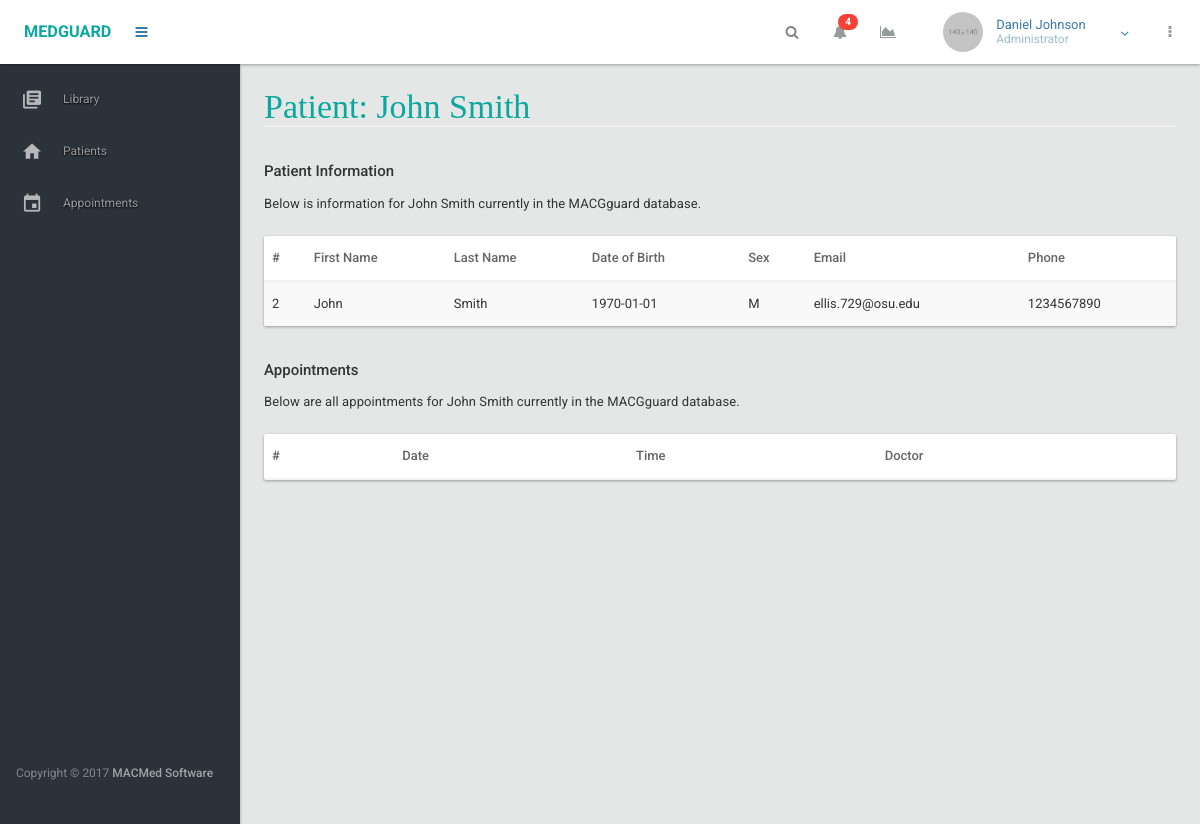
/patients/2 (signed in), run on the app's committed database.
### models.py (models this page shows, shortened)
class Users(db.Model):
	__tablename__ = 'users'
	user_id = db.Column(db.Integer, primary_key=True)
	last_name = db.Column(db.String(20), nullable=False)
	first_name = db.Column(db.String(20), nullable=False)
	sex = db.Column(db.String(1), nullable=False)
	dob = db.Column(db.Date, nullable=False)
	username = db.Column(db.String, unique=True, nullable=False)
	password = db.Column(db.String, nullable=False) # TODO Need this to be salted, etc
	email = db.Column(db.String, unique=True, nullable=False)
	phone_num = db.Column(db.String(10))
	user_level = db.relationship('User_level', backref='role')
	appts = db.relationship('PatientAppt', foreign_keys='PatientAppt.patient_id', backref='appts')
	doc = db.relationship('PatientAppt', foreign_keys='PatientAppt.doctor_id', backref='doc')

### views.py (the view)
@app.route('/patients/<user_id>')
@login_required
def view_single_patient(user_id):
	data = Users.query.filter(Users.user_id == user_id).first()
	return render_template('patients-single.html', main_nav = render_nav('main'), data=data, page_title='Patient: ' + data.first_name + ' ' + data.last_name)

### controller.py (called while the page is built)
def get_user_role(user_id):
	user = Users.query.filter_by(user_id=user_id).first()
	if user is not None:
		return 1
	else:
		return False

### nav.py (called while the page is built)
def render_nav(location):
	if location == "main":
		return render_nav_main()

def render_nav_main():
	links = []
	user_id = session['user_id']
	role = get_user_role(user_id)
	for page in PAGE_ACCESS[role]:
		links.append(mg_get_link(page))
	return links

def mg_get_link(link):
	ret_vals = {}
	if link is 'patients':
		ret_vals['url'] = url_for('view_patients')
		ret_vals['name'] = 'Patients'
		ret_vals['icon'] = 'home'
	elif link == 'library':
		ret_vals['url'] = url_for('view_library')
		ret_vals['name'] = 'Library'
		ret_vals['icon'] = 'my-library-books'
	elif link == 'appointments':
		ret_vals['url'] = url_for('view_appointments')
		ret_vals['name'] = 'Appointments'
		ret_vals['icon'] = 'event'
	elif link == 'patient_data':
		ret_vals['url'] = url_for('view_appointments')
		ret_vals['name'] = 'Appointments'
		ret_vals['icon'] = 'event'
	return ret_vals

### views.py (called while the page is built)
def login_required(test):
	@wraps(test)
	def wrap(*args, **kwargs):
		if 'logged_in' in session:
			return test(*args, **kwargs)
		else:
			flash('You need to login first')
			return redirect(url_for('login'))
	return wrap

### templates/patients-single.html (shortened to what this page needs)
{% extends "dashboard.html" %}
{% block content %}
<div class="row">
	<div class="col-lg-12">
		<h4>Patient Information</h4>
	</div>
	<div class="col-md-8">
		<article class="margin-bottom-xxl">
			<p>
				Below is information for {{ data.first_name }} {{ data.last_name }} currently in the MACGguard database.
			</p>
		</article>
	</div>
	<div class="col-lg-12">
		<div class="card">
			<div class="card-body no-padding">
				<div class="table-responsive no-margin">
					<table class="table table-striped no-margin">
						<thead>
							<tr>
								<th>#</th>
								<th>First Name</th>
								<th>Last Name</th>
								<th>Date of Birth</th>
								<th>Sex</th>
								<th>Email</th>
								<th>Phone</th>
							</tr>
						</thead>
						<tbody>
								<tr>
									<td>{{ data.user_id }}</td>
									<td>{{ data.first_name }}</td>
									<td>{{ data.last_name }}</td>
									<td>{{ data.dob }}</td>
									<td>{{ data.sex }}</td>
									<td>{{ data.email }}</td>
									<td>{{ data.phone_num }}</td>
								</tr>
						</tbody>
					</table>
				</div>
			</div>
		</div>
	</div>
</div>
<div class="row">
	<div class="col-lg-12">
		<h4>Appointments</h4>
	</div>
	<div class="col-md-8">
		<article class="margin-bottom-xxl">
			<p>
				Below are all appointments for {{ data.first_name }} {{ data.last_name }} currently in the MACGguard database.
			</p>
		</article>
	</div>
	<div class="col-lg-12">
		<div class="card">
			<div class="card-body no-padding">
				<div class="table-responsive no-margin">
					<table class="table table-striped no-margin">
						<thead>
							<tr>
								<th>#</th>
								<th>Date</th>
								<th>Time</th>
								<th>Doctor</th>
							</tr>
						</thead>
					</table>
				</div>
			</div>
		</div>
	</div>
</div>
{% endblock %}

### data on the page
Users: first_name "John", last_name "Smith", user_id "2", dob "1970-01-01", sex "M", email "ellis.729@osu.edu", phone_num "1234567890"

### other printed values
{{ page_title }} "Patient: John Smith"
{{ link['name'] }} "Library" "Patients" "Appointments"
